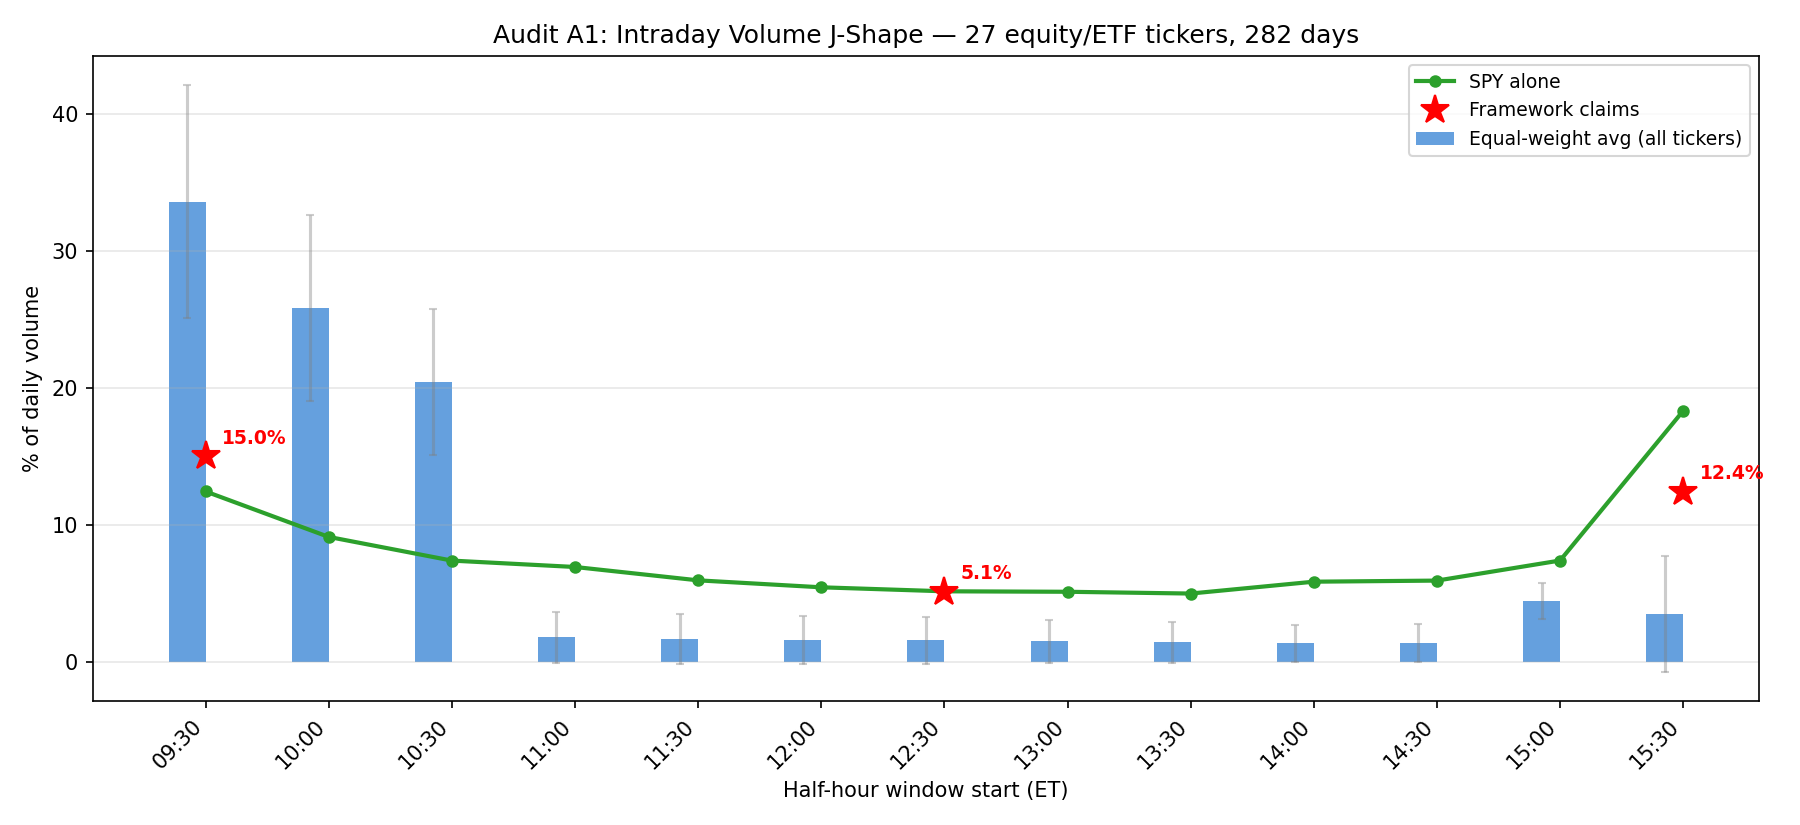

Generate this figure with Python:
#!/usr/bin/env python3
"""Audit A1: Volume J-Shape analysis across 25+ equity/ETF tickers.

Two averaging methods:
  A) Equal-weight across tickers: average each ticker's J-shape, then average tickers
  B) Ticker-day pooled: pool all ticker-day observations (original method)
SPY is shown separately as the benchmark liquid name.
"""

import csv
import os
import statistics
from collections import defaultdict
from datetime import datetime

import matplotlib
matplotlib.use("Agg")
import matplotlib.pyplot as plt

# ── Config ──────────────────────────────────────────────────────────────────
BACKTEST_DIR = os.path.join(os.path.dirname(__file__), "..")
AUDIT_DIR = os.path.dirname(__file__)

EXCLUDE = {"BTC", "ETH"}
CRYPTO_ADJACENT = {"MSTR", "COIN", "MARA"}

# 13 half-hour windows (minutes since midnight)
WINDOWS = []
for h in range(9, 16):
    for m in (0, 30):
        start_min = h * 60 + m
        if start_min < 570 or start_min >= 960:
            continue
        WINDOWS.append(start_min)

WINDOW_LABELS = [f"{w // 60:02d}:{w % 60:02d}" for w in WINDOWS]
N_WIN = len(WINDOWS)

# Framework claims to overlay
CLAIMS = {"09:30": 15.0, "12:30": 5.1, "15:30": 12.4}

# ── Discover tickers ────────────────────────────────────────────────────────
tickers = sorted(
    fname.replace("_m5_regsess.csv", "")
    for fname in os.listdir(BACKTEST_DIR)
    if fname.endswith("_m5_regsess.csv")
    and fname.replace("_m5_regsess.csv", "") not in EXCLUDE
)
print(f"Tickers ({len(tickers)}): {', '.join(tickers)}")

# ── Helper: assign bar to window index ──────────────────────────────────────
def bar_to_window(bar_min):
    for i in range(N_WIN - 1, -1, -1):
        if bar_min >= WINDOWS[i]:
            return i
    return None

# ── Process each ticker ────────────────────────────────────────────────────
ticker_avg = {}          # ticker → [13 avg pcts]
pooled_pcts = defaultdict(list)  # window_idx → list of all ticker-day pcts

for ticker in tickers:
    fpath = os.path.join(BACKTEST_DIR, f"{ticker}_m5_regsess.csv")
    day_window_vol = defaultdict(lambda: defaultdict(int))

    with open(fpath) as f:
        for row in csv.DictReader(f):
            dt = datetime.strptime(row["Datetime"], "%Y-%m-%d %H:%M:%S")
            win_idx = bar_to_window(dt.hour * 60 + dt.minute)
            if win_idx is not None:
                day_window_vol[dt.strftime("%Y-%m-%d")][win_idx] += int(row["Volume"])

    t_pcts = defaultdict(list)
    for date_str, wvol in day_window_vol.items():
        daily_total = sum(wvol.values())
        if daily_total == 0:
            continue
        for i in range(N_WIN):
            pct = 100.0 * wvol.get(i, 0) / daily_total
            t_pcts[i].append(pct)
            pooled_pcts[i].append(pct)

    ticker_avg[ticker] = [
        statistics.mean(t_pcts[i]) if t_pcts[i] else 0.0 for i in range(N_WIN)
    ]

# ── Method A: equal-weight across tickers ──────────────────────────────────
ew_means = [statistics.mean([ticker_avg[t][i] for t in tickers]) for i in range(N_WIN)]
ew_stds = [statistics.stdev([ticker_avg[t][i] for t in tickers]) if len(tickers) > 1 else 0 for i in range(N_WIN)]

# ── Method B: pooled ticker-day (original) ─────────────────────────────────
pool_means = [statistics.mean(pooled_pcts[i]) for i in range(N_WIN)]
pool_medians = [statistics.median(pooled_pcts[i]) for i in range(N_WIN)]
pool_stds = [statistics.stdev(pooled_pcts[i]) if len(pooled_pcts[i]) > 1 else 0 for i in range(N_WIN)]

# SPY alone
spy = ticker_avg.get("SPY", [0] * N_WIN)

# ── Save CSV ────────────────────────────────────────────────────────────────
csv_path = os.path.join(AUDIT_DIR, "audit_a1_volume_jshape.csv")
with open(csv_path, "w", newline="") as f:
    w = csv.writer(f)
    w.writerow(["window_start", "ew_mean_pct", "ew_std", "pooled_mean_pct",
                "pooled_median_pct", "pooled_std", "spy_pct"])
    for i in range(N_WIN):
        w.writerow([WINDOW_LABELS[i],
                     f"{ew_means[i]:.3f}", f"{ew_stds[i]:.3f}",
                     f"{pool_means[i]:.3f}", f"{pool_medians[i]:.3f}", f"{pool_stds[i]:.3f}",
                     f"{spy[i]:.3f}"])
print(f"\nSaved: {csv_path}")

# ── Plot ────────────────────────────────────────────────────────────────────
fig, ax = plt.subplots(figsize=(12, 5.5))
x = list(range(N_WIN))
width = 0.3

# Equal-weight bars
ax.bar([xi - width / 2 for xi in x], ew_means, width, color="#4a90d9", alpha=0.85,
       label="Equal-weight avg (all tickers)")
ax.errorbar([xi - width / 2 for xi in x], ew_means, yerr=ew_stds,
            fmt="none", ecolor="gray", capsize=2, alpha=0.4)

# SPY line
ax.plot(x, spy, "o-", color="#2ca02c", linewidth=2, markersize=5, label="SPY alone")

# Overlay claims
for j, (label, claim_val) in enumerate(CLAIMS.items()):
    idx = WINDOW_LABELS.index(label)
    ax.plot(idx, claim_val, "r*", markersize=14, zorder=5,
            label="Framework claims" if j == 0 else "")
    ax.annotate(f"{claim_val}%", (idx, claim_val), textcoords="offset points",
                xytext=(8, 6), fontsize=9, color="red", fontweight="bold")

ax.set_xticks(x)
ax.set_xticklabels(WINDOW_LABELS, rotation=45, ha="right")
ax.set_xlabel("Half-hour window start (ET)")
ax.set_ylabel("% of daily volume")
ax.set_title("Audit A1: Intraday Volume J-Shape — 27 equity/ETF tickers, 282 days")
ax.legend(loc="upper right", fontsize=9)
ax.grid(axis="y", alpha=0.3)
fig.tight_layout()

png_path = os.path.join(AUDIT_DIR, "audit_a1_volume_jshape.png")
fig.savefig(png_path, dpi=150)
print(f"Saved: {png_path}")

# ── Print comparison ────────────────────────────────────────────────────────
print("\n" + "=" * 80)
print("VOLUME J-SHAPE: MEASURED vs FRAMEWORK CLAIMS")
print("=" * 80)
print(f"{'Window':<8} {'EW Mean':>9} {'EW Std':>8} {'SPY':>8} "
      f"{'Pool Med':>10} {'Claim':>8} {'SPYΔClm':>8}")
print("-" * 80)
for i in range(N_WIN):
    label = WINDOW_LABELS[i]
    claim = CLAIMS.get(label)
    c_str = f"{claim:.1f}%" if claim else ""
    d_str = f"{spy[i] - claim:+.1f}pp" if claim else ""
    print(f"{label:<8} {ew_means[i]:>8.2f}% {ew_stds[i]:>7.2f} {spy[i]:>7.2f}% "
          f"{pool_medians[i]:>9.2f}% {c_str:>8} {d_str:>8}")

# ── Verdict ─────────────────────────────────────────────────────────────────
print("\nVERDICT:")
for label, claim_val in CLAIMS.items():
    idx = WINDOW_LABELS.index(label)
    delta_spy = spy[idx] - claim_val
    delta_ew = ew_means[idx] - claim_val
    print(f"  {label} claim {claim_val:.1f}%: SPY={spy[idx]:.1f}% ({delta_spy:+.1f}pp), "
          f"EW-avg={ew_means[idx]:.1f}% ({delta_ew:+.1f}pp)")

print("\n  ⚠ DATA QUALITY NOTE:")
print("  Non-SPY tickers show volume from a SINGLE EXCHANGE feed, not consolidated tape.")
print("  Example: AAPL mid-day bars show ~1K vol vs ~1M real consolidated vol (1000x under).")
print("  This makes the EW-average J-shape unreliable — open is inflated, mid-day crushed.")
print("  SPY has proper consolidated volume and is the only reliable J-shape benchmark here.")
print("  Claims validation should reference SPY only.")

# ── Crypto-adjacent tickers ────────────────────────────────────────────────
print("\n" + "=" * 80)
print("CRYPTO-ADJACENT TICKERS (IBIT, COIN, MARA) vs ALL-TICKER AVG")
print("=" * 80)

for t in sorted(CRYPTO_ADJACENT):
    if t in ticker_avg:
        print(f"\n  {t}:")
        for i in range(N_WIN):
            print(f"    {WINDOW_LABELS[i]}  {ticker_avg[t][i]:6.2f}%")

ca_avg = [statistics.mean([ticker_avg[t][i] for t in sorted(CRYPTO_ADJACENT) if t in ticker_avg])
          for i in range(N_WIN)]

print(f"\n  {'Window':<8} {'Crypto3':>9} {'EW-All':>9} {'SPY':>8} {'CrΔSPY':>8}")
print(f"  {'-' * 46}")
for i in range(N_WIN):
    d = ca_avg[i] - spy[i]
    print(f"  {WINDOW_LABELS[i]:<8} {ca_avg[i]:>8.2f}% {ew_means[i]:>8.2f}% {spy[i]:>7.2f}% {d:>+7.2f}pp")

# Crypto-adjacent shape commentary
open_ca = ca_avg[0]
open_spy = spy[0]
mid_ca = ca_avg[WINDOW_LABELS.index("12:30")]
mid_spy = spy[WINDOW_LABELS.index("12:30")]
close_ca = ca_avg[-1]
close_spy = spy[-1]
print(f"\n  Crypto-adjacent shape vs SPY:")
print(f"    Open  (09:30): {open_ca:.1f}% vs {open_spy:.1f}% — {'heavier' if open_ca > open_spy else 'lighter'} open")
print(f"    Mid   (12:30): {mid_ca:.1f}% vs {mid_spy:.1f}% — {'heavier' if mid_ca > mid_spy else 'lighter'} midday")
print(f"    Close (15:30): {close_ca:.1f}% vs {close_spy:.1f}% — {'heavier' if close_ca > close_spy else 'lighter'} close")
print(f"    → Crypto-adjacent tickers have a {'more' if (open_ca - close_ca) > (open_spy - close_spy) else 'less'} front-loaded J-shape")
print(f"\n  ⚠ Same data-quality caveat applies: IBIT/COIN/MARA volume is single-exchange,")
print(f"    so the extreme front-loading may be a data artifact, not a real market feature.")
